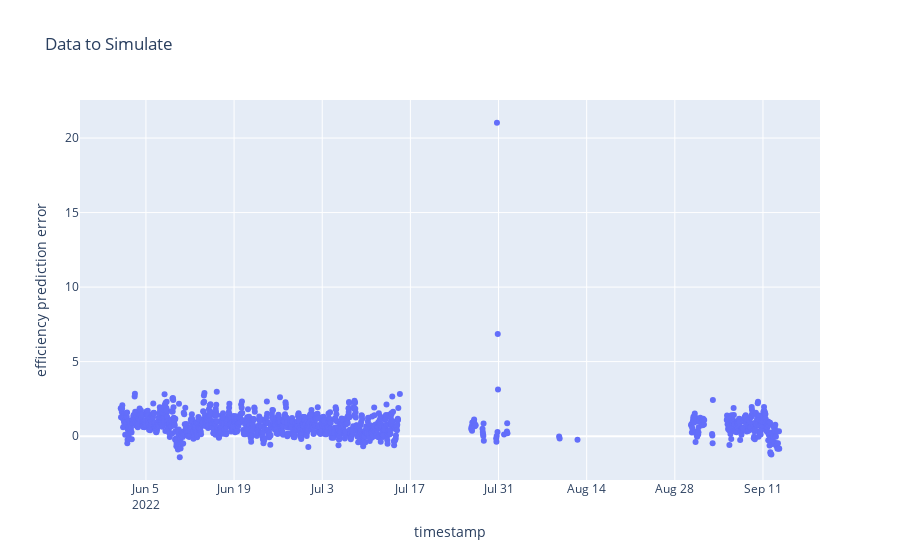

Notebook code cell kept with this figure:
### Code cell
fig = go.Figure()
fig.add_trace(go.Scatter(x=series_to_simulate.index, y=series_to_simulate.values, mode='markers', name='predictions error'))

fig.update_layout(title='Data to Simulate', xaxis_title='timestamp', yaxis_title='efficiency prediction error')
fig.show()

### Figure 1 — Plotly figure (JSON) as saved in the notebook; plotly's stock layout.template omitted (floating-point values rounded to 4 significant figures; data arrays with more than 128 entries replaced by an {"elided": "..."} marker saying what was removed)
{"data": [{"mode": "markers", "name": "predictions error", "type": "scatter", "x": {"elided": "1275 str values"}, "y": {"elided": "1275 float values"}}], "layout": {"title": {"text": "Data to Simulate"}, "xaxis": {"title": {"text": "timestamp"}}, "yaxis": {"title": {"text": "efficiency prediction error"}}}}
